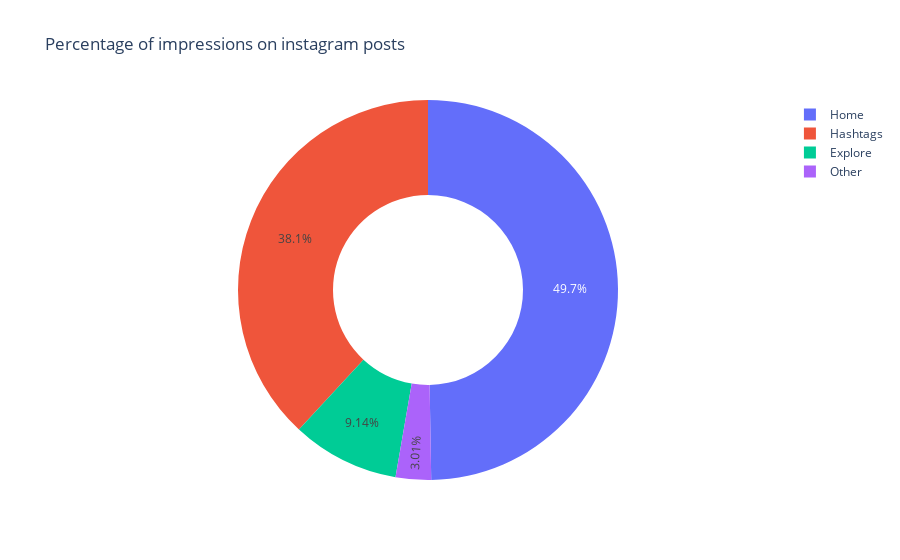

The notebook cell this image was saved under:
### Code cell
#We are now checking the percentage of impression from each labels i.e., Home, Hashtags, Explore, Other
home = data['From Home'].sum()
hashtags = data['From Hashtags'].sum()
explore = data['From Explore'].sum()
other = data['From Other'].sum()

values = [home,hashtags,explore,other]
labels = ['Home','Hashtags','Explore','Other']

fig = px.pie(data, values=values,names=labels,title='Percentage of impressions on instagram posts',hole=0.5)
fig.show()

### Figure 1 — Plotly figure (JSON) as saved in the notebook; plotly's stock layout.template omitted (floating-point values rounded to 4 significant figures)
{"data": [{"domain": {"x": [0, 1], "y": [0, 1]}, "hole": 0.5, "hovertemplate": "label=%{label}<br>value=%{value}<extra></extra>", "labels": ["Home", "Hashtags", "Explore", "Other"], "legendgroup": "", "name": "", "showlegend": true, "type": "pie", "values": [224513, 172087, 41287, 13587]}], "layout": {"legend": {"tracegroupgap": 0}, "title": {"text": "Percentage of impressions on instagram posts"}}}
